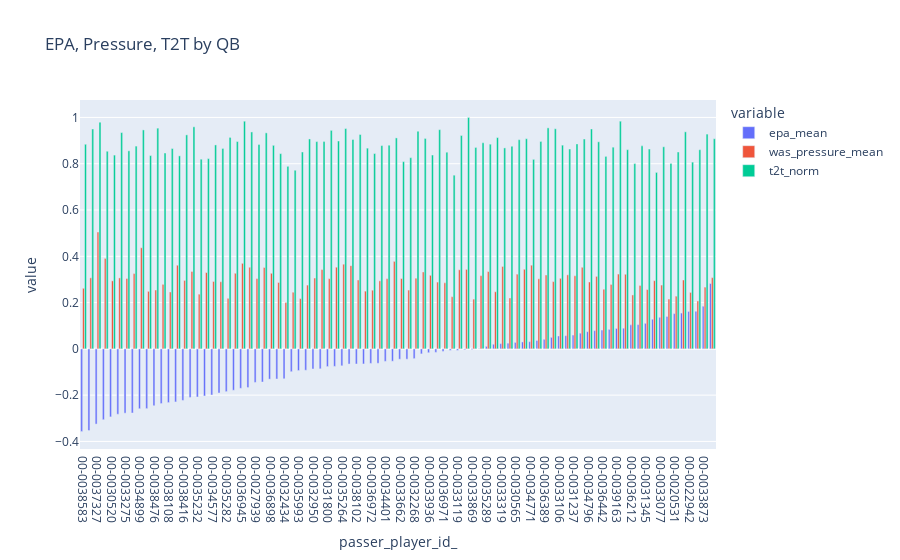

Write notebook code for a chart like this one.
### Code cell
fig = px.bar(
    filtered_result,
    x='passer_player_id_',   # X-axis: offense formation
    y=['epa_mean', 'was_pressure_mean', 't2t_norm'],  # Y-axis: total yards gained
    hover_data=['passer_player_name_<lambda>'],
    title="EPA, Pressure, T2T by QB",
    barmode="group",
)

# Show the plot
fig.show()

### Figure 1 — Plotly figure (JSON) as saved in the notebook; plotly's stock layout.template omitted (floating-point values rounded to 4 significant figures)
{"data": [{"alignmentgroup": "True", "customdata": [["D.Thompson-Robinson"], ["S.Ehlinger"], ["S.Thompson"], ["J.Luton"], ["M.Glennon"], ["B.Young"], ["P.Walker"], ["B.Rypien"], ["J.Wolford"], ["T.Boyle"], ["T.DeVito"], ["C.Keenum"], ["B.Zappe"], ["J.Driskel"], ["T.Bagent"], ["Z.Wilson"], ["D.Haskins"], ["N.Foles"], ["K.Allen"], ["T.Siemian"], ["E.Stick"], ["S.Howell"], ["J.Fields"], ["J.Dobbs"], ["C.Newton"], ["S.Darnold"], ["D.Mills"], ["A.Smith"], ["B.Allen"], ["C.McCoy"], ["T.Huntley"], ["D.Lock"], ["C.Wentz"], ["T.Taylor"], ["T.Heinicke"], ["D.Jones"], ["J.Stidham"], ["J.Flacco"], ["K.Pickett"], ["D.Ridder"], ["M.Jones"], ["A.O'Connell"], ["M.White"], ["W.Levis"], ["C.Rush"], ["A.Dalton"], ["M.Mariota"], ["J.Winston"], ["C.Beathard"], ["R.Wilson"], ["T.Lawrence"], ["B.Roethlisberger"], ["J.Brissett"], ["T.Lance"], ["M.Trubisky"], ["M.Ryan"], ["G.Minshew"], ["B.Mayfield"], ["N.Mullens"], ["K.Murray"], ["G.Smith"], ["T.Hill"], ["M.Rudolph"], ["D.Carr"], ["J.Hurts"], ["D.Watson"], ["J.Goff"], ["R.Tannehill"], ["T.Bridgewater"], ["K.Cousins"], ["L.Jackson"], ["J.Herbert"], ["J.Burrow"], ["M.Stafford"], ["C.Stroud"], ["J.Browning"], ["T.Tagovailoa"], ["J.Love"], ["J.Garoppolo"], ["R.Fitzpatrick"], ["D.Prescott"], ["T.Brady"], ["D.Brees"], ["J.Allen"], ["P.Rivers"], ["A.Rodgers"], ["P.Mahomes"], ["B.Purdy"]], "hovertemplate": "variable=epa_mean<br>passer_player_id_=%{x}<br>value=%{y}<br>passer_player_name_<lambda>=%{customdata[0]}<extra></extra>", "legendgroup": "epa_mean", "marker": {"color": "#636efa", "pattern": {"shape": ""}}, "name": "epa_mean", "offsetgroup": "epa_mean", "orientation": "v", "showlegend": true, "textposition": "auto", "type": "bar", "x": ["00-0038583", "00-0036879", "00-0037327", "00-0036312", "00-0030520", "00-0039150", "00-0033275", "00-0034955", "00-0034899", "00-0034177", "00-0038476", "00-0028986", "00-0038108", "00-0032436", "00-0038416", "00-0037013", "00-0035232", "00-0029567", "00-0034577", "00-0032156", "00-0035282", "00-0037077", "00-0036945", "00-0033949", "00-0027939", "00-0034869", "00-0036898", "00-0023436", "00-0032434", "00-0027688", "00-0035993", "00-0035704", "00-0032950", "00-0028118", "00-0031800", "00-0035710", "00-0035264", "00-0026158", "00-0038102", "00-0038122", "00-0036972", "00-0038579", "00-0034401", "00-0039152", "00-0033662", "00-0027973", "00-0032268", "00-0031503", "00-0033936", "00-0029263", "00-0036971", "00-0022924", "00-0033119", "00-0037012", "00-0033869", "00-0026143", "00-0035289", "00-0034855", "00-0033319", "00-0035228", "00-0030565", "00-0033357", "00-0034771", "00-0031280", "00-0036389", "00-0033537", "00-0033106", "00-0029701", "00-0031237", "00-0029604", "00-0034796", "00-0036355", "00-0036442", "00-0026498", "00-0039163", "00-0035100", "00-0036212", "00-0036264", "00-0031345", "00-0023682", "00-0033077", "00-0019596", "00-0020531", "00-0034857", "00-0022942", "00-0023459", "00-0033873", "00-0037834"], "xaxis": "x", "y": [-0.3573, -0.3529, -0.3251, -0.3062, -0.294, -0.2825, -0.2779, -0.2771, -0.2587, -0.2583, -0.2454, -0.2364, -0.2322, -0.2294, -0.2228, -0.2101, -0.2082, -0.2035, -0.1994, -0.1908, -0.1848, -0.1788, -0.1704, -0.1672, -0.145, -0.1433, -0.1309, -0.1303, -0.1293, -0.09865, -0.09376, -0.09235, -0.08703, -0.08624, -0.0766, -0.07573, -0.07324, -0.06559, -0.06546, -0.06524, -0.06281, -0.06246, -0.05399, -0.05339, -0.04472, -0.04455, -0.04219, -0.02171, -0.01672, -0.0153, -0.01104, -0.006538, -0.006481, -0.003572, -0.00268, 0.001408, 0.01086, 0.01991, 0.02268, 0.02465, 0.02779, 0.03001, 0.0311, 0.03655, 0.04131, 0.04976, 0.05567, 0.05699, 0.05971, 0.06767, 0.07421, 0.07886, 0.08133, 0.0842, 0.08819, 0.08928, 0.1037, 0.1048, 0.1104, 0.1281, 0.1365, 0.14, 0.1523, 0.1546, 0.1618, 0.1626, 0.1843, 0.2824], "yaxis": "y"}, {"alignmentgroup": "True", "customdata": [["D.Thompson-Robinson"], ["S.Ehlinger"], ["S.Thompson"], ["J.Luton"], ["M.Glennon"], ["B.Young"], ["P.Walker"], ["B.Rypien"], ["J.Wolford"], ["T.Boyle"], ["T.DeVito"], ["C.Keenum"], ["B.Zappe"], ["J.Driskel"], ["T.Bagent"], ["Z.Wilson"], ["D.Haskins"], ["N.Foles"], ["K.Allen"], ["T.Siemian"], ["E.Stick"], ["S.Howell"], ["J.Fields"], ["J.Dobbs"], ["C.Newton"], ["S.Darnold"], ["D.Mills"], ["A.Smith"], ["B.Allen"], ["C.McCoy"], ["T.Huntley"], ["D.Lock"], ["C.Wentz"], ["T.Taylor"], ["T.Heinicke"], ["D.Jones"], ["J.Stidham"], ["J.Flacco"], ["K.Pickett"], ["D.Ridder"], ["M.Jones"], ["A.O'Connell"], ["M.White"], ["W.Levis"], ["C.Rush"], ["A.Dalton"], ["M.Mariota"], ["J.Winston"], ["C.Beathard"], ["R.Wilson"], ["T.Lawrence"], ["B.Roethlisberger"], ["J.Brissett"], ["T.Lance"], ["M.Trubisky"], ["M.Ryan"], ["G.Minshew"], ["B.Mayfield"], ["N.Mullens"], ["K.Murray"], ["G.Smith"], ["T.Hill"], ["M.Rudolph"], ["D.Carr"], ["J.Hurts"], ["D.Watson"], ["J.Goff"], ["R.Tannehill"], ["T.Bridgewater"], ["K.Cousins"], ["L.Jackson"], ["J.Herbert"], ["J.Burrow"], ["M.Stafford"], ["C.Stroud"], ["J.Browning"], ["T.Tagovailoa"], ["J.Love"], ["J.Garoppolo"], ["R.Fitzpatrick"], ["D.Prescott"], ["T.Brady"], ["D.Brees"], ["J.Allen"], ["P.Rivers"], ["A.Rodgers"], ["P.Mahomes"], ["B.Purdy"]], "hovertemplate": "variable=was_pressure_mean<br>passer_player_id_=%{x}<br>value=%{y}<br>passer_player_name_<lambda>=%{customdata[0]}<extra></extra>", "legendgroup": "was_pressure_mean", "marker": {"color": "#EF553B", "pattern": {"shape": ""}}, "name": "was_pressure_mean", "offsetgroup": "was_pressure_mean", "orientation": "v", "showlegend": true, "textposition": "auto", "type": "bar", "x": ["00-0038583", "00-0036879", "00-0037327", "00-0036312", "00-0030520", "00-0039150", "00-0033275", "00-0034955", "00-0034899", "00-0034177", "00-0038476", "00-0028986", "00-0038108", "00-0032436", "00-0038416", "00-0037013", "00-0035232", "00-0029567", "00-0034577", "00-0032156", "00-0035282", "00-0037077", "00-0036945", "00-0033949", "00-0027939", "00-0034869", "00-0036898", "00-0023436", "00-0032434", "00-0027688", "00-0035993", "00-0035704", "00-0032950", "00-0028118", "00-0031800", "00-0035710", "00-0035264", "00-0026158", "00-0038102", "00-0038122", "00-0036972", "00-0038579", "00-0034401", "00-0039152", "00-0033662", "00-0027973", "00-0032268", "00-0031503", "00-0033936", "00-0029263", "00-0036971", "00-0022924", "00-0033119", "00-0037012", "00-0033869", "00-0026143", "00-0035289", "00-0034855", "00-0033319", "00-0035228", "00-0030565", "00-0033357", "00-0034771", "00-0031280", "00-0036389", "00-0033537", "00-0033106", "00-0029701", "00-0031237", "00-0029604", "00-0034796", "00-0036355", "00-0036442", "00-0026498", "00-0039163", "00-0035100", "00-0036212", "00-0036264", "00-0031345", "00-0023682", "00-0033077", "00-0019596", "00-0020531", "00-0034857", "00-0022942", "00-0023459", "00-0033873", "00-0037834"], "xaxis": "x", "y": [0.2617, 0.3069, 0.505, 0.3909, 0.2939, 0.3066, 0.304, 0.3253, 0.4369, 0.2486, 0.2543, 0.2787, 0.2459, 0.3614, 0.2958, 0.3347, 0.2363, 0.3298, 0.2912, 0.2901, 0.2184, 0.3266, 0.3696, 0.3527, 0.3036, 0.3515, 0.3266, 0.2869, 0.2, 0.2447, 0.2171, 0.2756, 0.3061, 0.3427, 0.3034, 0.3529, 0.3659, 0.3596, 0.2977, 0.2495, 0.2535, 0.2939, 0.3032, 0.378, 0.304, 0.254, 0.3053, 0.3323, 0.3178, 0.2886, 0.2854, 0.2254, 0.3417, 0.3434, 0.215, 0.3164, 0.3341, 0.2468, 0.3562, 0.2201, 0.3228, 0.3439, 0.3615, 0.3027, 0.3193, 0.2906, 0.3048, 0.3199, 0.3158, 0.3525, 0.289, 0.3132, 0.2579, 0.2783, 0.3232, 0.3224, 0.233, 0.2739, 0.2562, 0.2948, 0.2757, 0.2149, 0.2277, 0.2976, 0.2439, 0.2071, 0.2669, 0.3078], "yaxis": "y"}, {"alignmentgroup": "True", "customdata": [["D.Thompson-Robinson"], ["S.Ehlinger"], ["S.Thompson"], ["J.Luton"], ["M.Glennon"], ["B.Young"], ["P.Walker"], ["B.Rypien"], ["J.Wolford"], ["T.Boyle"], ["T.DeVito"], ["C.Keenum"], ["B.Zappe"], ["J.Driskel"], ["T.Bagent"], ["Z.Wilson"], ["D.Haskins"], ["N.Foles"], ["K.Allen"], ["T.Siemian"], ["E.Stick"], ["S.Howell"], ["J.Fields"], ["J.Dobbs"], ["C.Newton"], ["S.Darnold"], ["D.Mills"], ["A.Smith"], ["B.Allen"], ["C.McCoy"], ["T.Huntley"], ["D.Lock"], ["C.Wentz"], ["T.Taylor"], ["T.Heinicke"], ["D.Jones"], ["J.Stidham"], ["J.Flacco"], ["K.Pickett"], ["D.Ridder"], ["M.Jones"], ["A.O'Connell"], ["M.White"], ["W.Levis"], ["C.Rush"], ["A.Dalton"], ["M.Mariota"], ["J.Winston"], ["C.Beathard"], ["R.Wilson"], ["T.Lawrence"], ["B.Roethlisberger"], ["J.Brissett"], ["T.Lance"], ["M.Trubisky"], ["M.Ryan"], ["G.Minshew"], ["B.Mayfield"], ["N.Mullens"], ["K.Murray"], ["G.Smith"], ["T.Hill"], ["M.Rudolph"], ["D.Carr"], ["J.Hurts"], ["D.Watson"], ["J.Goff"], ["R.Tannehill"], ["T.Bridgewater"], ["K.Cousins"], ["L.Jackson"], ["J.Herbert"], ["J.Burrow"], ["M.Stafford"], ["C.Stroud"], ["J.Browning"], ["T.Tagovailoa"], ["J.Love"], ["J.Garoppolo"], ["R.Fitzpatrick"], ["D.Prescott"], ["T.Brady"], ["D.Brees"], ["J.Allen"], ["P.Rivers"], ["A.Rodgers"], ["P.Mahomes"], ["B.Purdy"]], "hovertemplate": "variable=t2t_norm<br>passer_player_id_=%{x}<br>value=%{y}<br>passer_player_name_<lambda>=%{customdata[0]}<extra></extra>", "legendgroup": "t2t_norm", "marker": {"color": "#00cc96", "pattern": {"shape": ""}}, "name": "t2t_norm", "offsetgroup": "t2t_norm", "orientation": "v", "showlegend": true, "textposition": "auto", "type": "bar", "x": ["00-0038583", "00-0036879", "00-0037327", "00-0036312", "00-0030520", "00-0039150", "00-0033275", "00-0034955", "00-0034899", "00-0034177", "00-0038476", "00-0028986", "00-0038108", "00-0032436", "00-0038416", "00-0037013", "00-0035232", "00-0029567", "00-0034577", "00-0032156", "00-0035282", "00-0037077", "00-0036945", "00-0033949", "00-0027939", "00-0034869", "00-0036898", "00-0023436", "00-0032434", "00-0027688", "00-0035993", "00-0035704", "00-0032950", "00-0028118", "00-0031800", "00-0035710", "00-0035264", "00-0026158", "00-0038102", "00-0038122", "00-0036972", "00-0038579", "00-0034401", "00-0039152", "00-0033662", "00-0027973", "00-0032268", "00-0031503", "00-0033936", "00-0029263", "00-0036971", "00-0022924", "00-0033119", "00-0037012", "00-0033869", "00-0026143", "00-0035289", "00-0034855", "00-0033319", "00-0035228", "00-0030565", "00-0033357", "00-0034771", "00-0031280", "00-0036389", "00-0033537", "00-0033106", "00-0029701", "00-0031237", "00-0029604", "00-0034796", "00-0036355", "00-0036442", "00-0026498", "00-0039163", "00-0035100", "00-0036212", "00-0036264", "00-0031345", "00-0023682", "00-0033077", "00-0019596", "00-0020531", "00-0034857", "00-0022942", "00-0023459", "00-0033873", "00-0037834"], "xaxis": "x", "y": [0.8841, 0.9501, 0.9796, 0.8539, 0.8373, 0.9346, 0.8558, 0.8762, 0.9461, 0.8353, 0.9537, 0.8463, 0.8657, 0.834, 0.9247, 0.9595, 0.8197, 0.8222, 0.8813, 0.866, 0.9137, 0.8959, 0.9838, 0.9374, 0.8829, 0.9334, 0.8795, 0.8436, 0.7888, 0.7718, 0.8508, 0.9071, 0.8957, 0.8957, 0.9441, 0.8982, 0.952, 0.9047, 0.9263, 0.8673, 0.844, 0.8784, 0.88, 0.9116, 0.8091, 0.8262, 0.9405, 0.9093, 0.8376, 0.9472, 0.8498, 0.7505, 0.9221, 1, 0.8703, 0.8906, 0.8844, 0.9129, 0.8683, 0.8755, 0.9039, 0.9081, 0.8188, 0.8963, 0.9549, 0.9511, 0.8803, 0.8636, 0.8857, 0.9068, 0.9502, 0.8947, 0.8317, 0.8715, 0.9838, 0.8608, 0.8006, 0.8772, 0.8635, 0.7625, 0.8732, 0.8013, 0.8508, 0.9378, 0.807, 0.8606, 0.9281, 0.908], "yaxis": "y"}], "layout": {"autosize": true, "barmode": "group", "legend": {"title": {"text": "variable"}, "tracegroupgap": 0}, "title": {"text": "EPA, Pressure, T2T by QB"}, "xaxis": {"anchor": "y", "autorange": true, "domain": [0, 1], "range": [-0.5, 87.5], "title": {"text": "passer_player_id_"}, "type": "category"}, "yaxis": {"anchor": "x", "autorange": true, "domain": [0, 1], "range": [-0.4327, 1.075], "title": {"text": "value"}, "type": "linear"}}}
